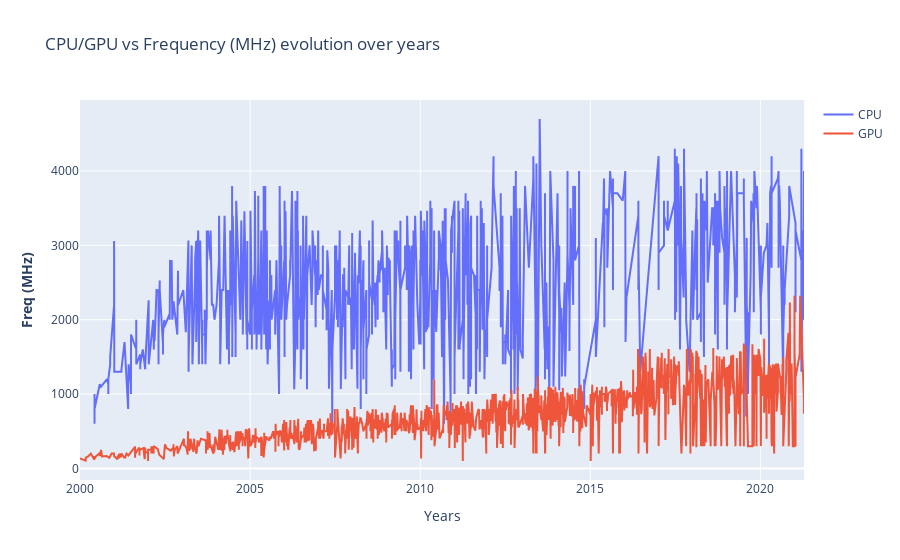

Notebook code for this chart:
### Markdown cell above
### Análise - Frequency

### Code cell
fig = make_subplots()

# Add traces
fig.add_trace(
    go.Scatter(x= df_cpu.index, y=df_cpu["Freq (MHz)"] ,name= "CPU")
)

fig.add_trace(
    go.Scatter(x= df_gpu.index,y= df_gpu["Freq (MHz)"], name= "GPU")
)

# Add figure title
fig.update_layout(
    title_text="CPU/GPU vs Frequency (MHz) evolution over years"
)

# Set x-axis title
fig.update_xaxes(title_text="Years")

# Set y-axes titles
fig.update_yaxes(title_text="<b>Freq (MHz)</b>", secondary_y=False)

fig.show()

### Figure 1 — Plotly figure (JSON) as saved in the notebook; plotly's stock layout.template omitted (floating-point values rounded to 4 significant figures; data arrays with more than 128 entries replaced by an {"elided": "..."} marker saying what was removed)
{"data": [{"name": "CPU", "type": "scatter", "x": {"elided": "2140 str values"}, "y": {"elided": "2140 int values"}}, {"name": "GPU", "type": "scatter", "x": {"elided": "2603 str values"}, "y": {"elided": "2603 int values"}}], "layout": {"title": {"text": "CPU/GPU vs Frequency (MHz) evolution over years"}, "xaxis": {"anchor": "y", "domain": [0, 1], "title": {"text": "Years"}}, "yaxis": {"anchor": "x", "domain": [0, 1], "title": {"text": "<b>Freq (MHz)</b>"}}}}
